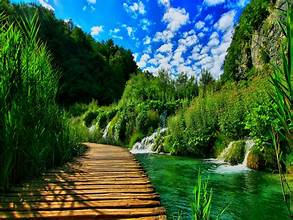
#> input picture Images/test.jpg, 293 x 220 px
$ python polar_converter.py
#> lines starting #> are read from the running program, lines starting #| are printed output that depends on the picture
import cv2
import os

# -----------------------------
# STEP 1 : Read Image
# -----------------------------
image = cv2.imread("../Images/test.jpg")
#> image is the input picture: shape (220, 293, 3); mean B, G, R 62.2, 92.4, 56.6

if image is None:
    print("Image not found!")
    exit()

print("Image Loaded Successfully!")

# -----------------------------
# STEP 2 : Resize Image
# -----------------------------
image = cv2.resize(image, (256, 256))
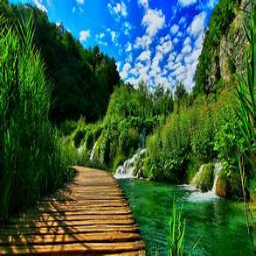
#> image: shape (256, 256, 3); mean B, G, R 62.1, 92.2, 56.5

print("Image Resized to 256 x 256")

# -----------------------------
# STEP 3 : Get Image Center
# -----------------------------
height, width = image.shape[:2]
#> height = 256; width = 256

center = (width // 2, height // 2)
#> center = (128, 128)

print("Center:", center)
#| Center: (128, 128)

# -----------------------------
# STEP 4 : Maximum Radius
# -----------------------------
radius = min(center)
#> radius = 128

print("Radius:", radius)
#| Radius: 128

# -----------------------------
# STEP 5 : Convert Rectangle to Polar
# -----------------------------
polar = cv2.warpPolar(
    image,
    (360, radius),
    center,
    radius,
    cv2.WARP_FILL_OUTLIERS
)
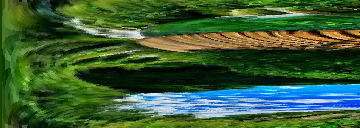
#> polar: shape (128, 360, 3); mean B, G, R 54, 93, 59

print("Polar Conversion Completed")

# -----------------------------
# STEP 6 : Create Output Folder
# -----------------------------
os.makedirs("../Output", exist_ok=True)

# -----------------------------
# STEP 7 : Save Image
# -----------------------------
cv2.imwrite("../Output/polar_image.jpg", polar)

print("Polar Image Saved Successfully")
